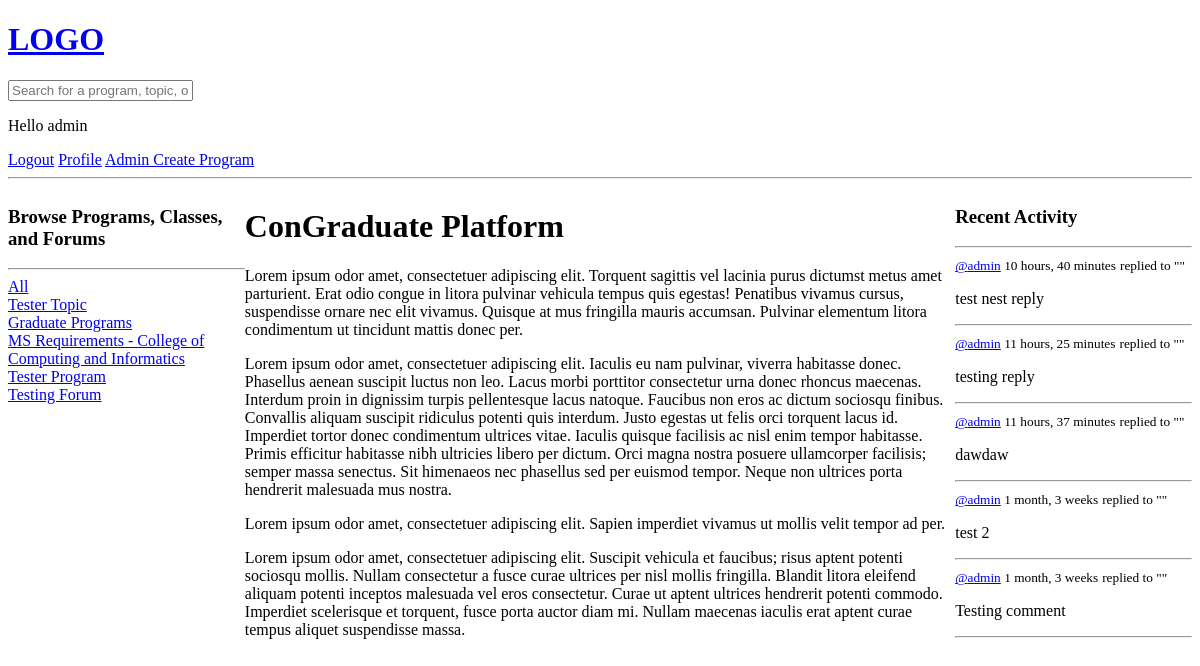
The app's page / (signed in) with its own data.
### base/models.py (models this page shows, shortened)
class Topic(models.Model):
    name = models.CharField(max_length=200)

class Program(models.Model):
    name = models.CharField(max_length=200)
    body = models.TextField()
    topic = models.ForeignKey(Topic, on_delete=models.SET_NULL, null=True)
    updated = models.DateTimeField(auto_now=True)
    created = models.DateTimeField(auto_now_add=True)
    class Meta:
        ordering = ['-updated', '-created']

class Forum(models.Model):
    host = models.ForeignKey(User, on_delete=models.SET_NULL, null=True)
    topic = models.ForeignKey(Topic, on_delete=models.SET_NULL, null=True)
    name = models.CharField(max_length=200)
    description = models.TextField(null=True, blank=True)
    participants = models.ManyToManyField(User, related_name='participants', blank=True)
    updated = models.DateTimeField(auto_now=True)
    created = models.DateTimeField(auto_now_add=True)
    class Meta:
        ordering = ['-updated', '-created']

class Message(models.Model):
    user = models.ForeignKey(User, on_delete=models.CASCADE)
    forum = models.ForeignKey(Forum, on_delete=models.CASCADE)
    body = models.TextField()
    parent_message = models.ForeignKey('self', on_delete=models.SET_NULL, null=True, blank=True, related_name='replies')
    updated = models.DateTimeField(auto_now=True)
    created = models.DateTimeField(auto_now_add=True)
    class Meta:
        ordering = ['-updated', '-created']

### base/views.py (the view)
# urls.py: path('', views.home, name="home"),
def home(request):
    q = request.GET.get('q') if request.GET.get('q') != None else ''
    forums = Forum.objects.filter(
        Q(topic__name__icontains=q) |
        Q(name__icontains=q) |
        Q(description__icontains=q)
    )
    topics = Topic.objects.all()
    programs = Program.objects.all()
    activity_messages = Message.objects.all().filter(Q(forum__topic__name__icontains=q))
    context = {'forums':forums, 'topics':topics, 'programs':programs, 'activity_messages':activity_messages}
    return render(request, 'base/home.html', context)

### base/templates/base/home.html (shortened to what this page needs)
{% extends 'main.html' %}
{% block content %}
<div class="home-container">
    <div>
        {% include 'base/topic_comp.html' %}
    </div>
    <div>
        <h1>ConGraduate Platform</h1>
        <p>Lorem ipsum odor amet, consectetuer adipiscing elit. Torquent sagittis vel lacinia purus dictumst metus amet parturient. Erat odio congue in litora pulvinar vehicula tempus quis egestas! Penatibus vivamus cursus, suspendisse ornare nec elit vivamus. Quisque at mus fringilla mauris accumsan. Pulvinar elementum litora condimentum ut tincidunt mattis donec per.</p>
        <p>Lorem ipsum odor amet, consectetuer adipiscing elit. Iaculis eu nam pulvinar, viverra habitasse donec. Phasellus aenean suscipit luctus non leo. Lacus morbi porttitor consectetur urna donec rhoncus maecenas. Interdum proin in dignissim turpis pellentesque lacus natoque. Faucibus non eros ac dictum sociosqu finibus. Convallis aliquam suscipit ridiculus potenti quis interdum.
            Justo egestas ut felis orci torquent lacus id. Imperdiet tortor donec condimentum ultrices vitae. Iaculis quisque facilisis ac nisl enim tempor habitasse. Primis efficitur habitasse nibh ultricies libero per dictum. Orci magna nostra posuere ullamcorper facilisis; semper massa senectus. Sit himenaeos nec phasellus sed per euismod tempor. Neque non ultrices porta hendrerit malesuada mus nostra.</p>
        <p>Lorem ipsum odor amet, consectetuer adipiscing elit. Sapien imperdiet vivamus ut mollis velit tempor ad per.</p>
        <p>Lorem ipsum odor amet, consectetuer adipiscing elit. Suscipit vehicula et faucibus; risus aptent potenti sociosqu mollis. Nullam consectetur a fusce curae ultrices per nisl mollis fringilla. Blandit litora eleifend aliquam potenti inceptos malesuada vel eros consectetur. Curae ut aptent ultrices hendrerit potenti commodo. Imperdiet scelerisque et torquent, fusce porta auctor diam mi. Nullam maecenas iaculis erat aptent curae tempus aliquet suspendisse massa.</p>
    </div>
    <div>
        {% include 'base/activity_comp.html'%}
    </div>
</div>
{% endblock content %}

### templates/navbar.html
<a href="/">
    <h1>LOGO</h1>
</a>
<form class='searchBar' method="GET" action="{% url 'home' %}">
    <input type='text' name='q' placeholder='Search for a program, topic, or forum...' />
</form>
<div class='userNavIndicator'>
    {% if request.user.is_authenticated %}
        <p>Hello {{request.user}}</p>
        <a href="{% url 'logout' %}">Logout</a>
        <a href="{% url 'user-profile' user.id %}"> Profile</a>
        {% if request.user.is_superuser or request.user.is_staff %}
            <a href="{% url 'scrape-page' %}">Admin Create Program</a>
        {% endif %}
    {% else %}
        <a href="{% url 'login' %}">Login</a>
    {% endif %}
</div>
<hr>

### base/templates/base/topic_comp.html
<h3>Browse Programs, Classes, and Forums</h3>
<hr>
<div>
    <a href="{% url 'home' %}">All</a>
</div>
{% for topic in topics %}
    <div>
        <a href="{% url 'home' %}?q={{topic.name}}">{{topic.name}}</a>
    </div>
{% endfor %}
{% for program in programs %}
    <div>
        <a href="{% url 'program' program.id %}">{{program.name}}</a>
    </div>
{% endfor %}
{% for forum in forums %}
    <div>
        <a href="{% url 'forum' forum.id %}">{{forum.name}}</a>
    </div>
{% endfor %}

### base/templates/base/activity_comp.html
<h3>Recent Activity</h3>
<hr>
{% for message in activity_messages %}
    <div>
        <small><a href="{% url 'user-profile' message.user.id %}">@{{message.user}}</a> {{message.created|timesince}}</small>
        <small>replied to "{{message.room}}"</small>
        <p>{{message.body}}</p>
        <hr>
    </div>
{% endfor %}

### base/templates/base/home.html (style rules this page uses)
.home-container { display: grid; grid-template-columns: 1fr 3fr 1fr; }

### records on screen
Topic: name "Tester Topic"
Topic: name "Graduate Programs"
Program: name "MS Requirements - College of Computing and Informatics"
Program: name "Tester Program"
Forum: name "Testing Forum"
Message: user "admin", created "10 hours, 40 minutes", body "test nest reply"
Message: user "admin", created "11 hours, 25 minutes", body "testing reply"
Message: user "admin", created "11 hours, 37 minutes", body "dawdaw"
Message: user "admin", created "1 month, 3 weeks", body "test 2"
Message: user "admin", created "1 month, 3 weeks", body "Testing comment"

### other values on screen
{{ request.user }} "admin"
